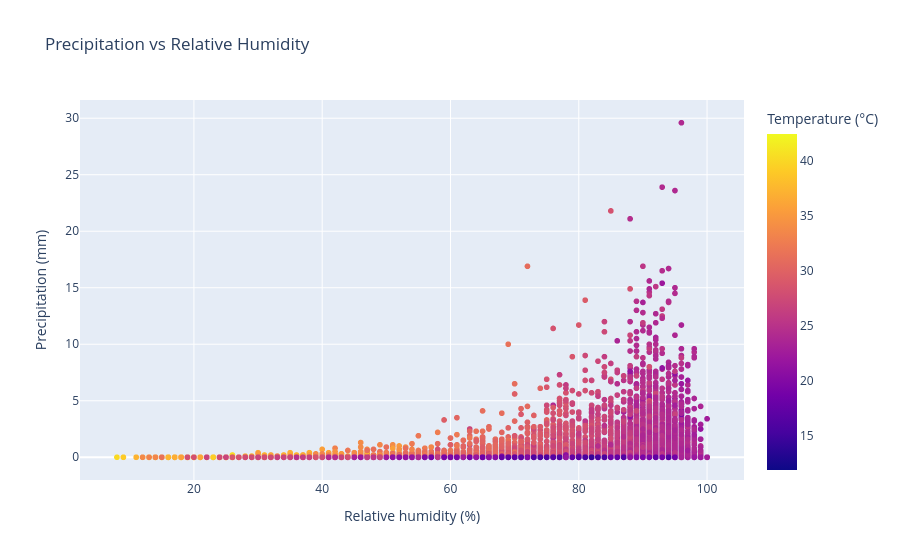

Notebook source saved alongside this figure:
### Markdown cell above
## 11. Precipitation vs relative humidity

### Code cell
plot_df = df.dropna(subset=[precip_col, humidity_col, temp_col])
fig = px.scatter(
    plot_df, x=humidity_col, y=precip_col, color=temp_col,
    title="Precipitation vs Relative Humidity",
    labels={humidity_col: "Relative humidity (%)",
            precip_col: "Precipitation (mm)", temp_col: "Temperature (°C)"},
    hover_data=["time", wind_col]
)
fig.show()

### Figure 1 — Plotly figure (JSON) as saved in the notebook; plotly's stock layout.template omitted (floating-point values rounded to 4 significant figures; data arrays with more than 128 entries replaced by an {"elided": "..."} marker saying what was removed)
{"data": [{"customdata": {"elided": "52608x2 mixed values"}, "hovertemplate": "Relative humidity (%)=%{x}<br>Precipitation (mm)=%{y}<br>time=%{customdata[0]}<br>wind_speed_10m (km/h)=%{customdata[1]}<br>Temperature (°C)=%{marker.color}<extra></extra>", "legendgroup": "", "marker": {"color": {"elided": "52608 float values"}, "coloraxis": "coloraxis", "symbol": "circle"}, "mode": "markers", "name": "", "showlegend": false, "type": "scattergl", "x": {"elided": "52608 int values"}, "xaxis": "x", "y": {"elided": "52608 float values"}, "yaxis": "y"}], "layout": {"coloraxis": {"colorbar": {"title": {"text": "Temperature (°C)"}}, "colorscale": [[0, "#0d0887"], [0.1111, "#46039f"], [0.2222, "#7201a8"], [0.3333, "#9c179e"], [0.4444, "#bd3786"], [0.5556, "#d8576b"], [0.6667, "#ed7953"], [0.7778, "#fb9f3a"], [0.8889, "#fdca26"], [1, "#f0f921"]]}, "legend": {"tracegroupgap": 0}, "title": {"text": "Precipitation vs Relative Humidity"}, "xaxis": {"anchor": "y", "domain": [0, 1], "title": {"text": "Relative humidity (%)"}}, "yaxis": {"anchor": "x", "domain": [0, 1], "title": {"text": "Precipitation (mm)"}}}}
